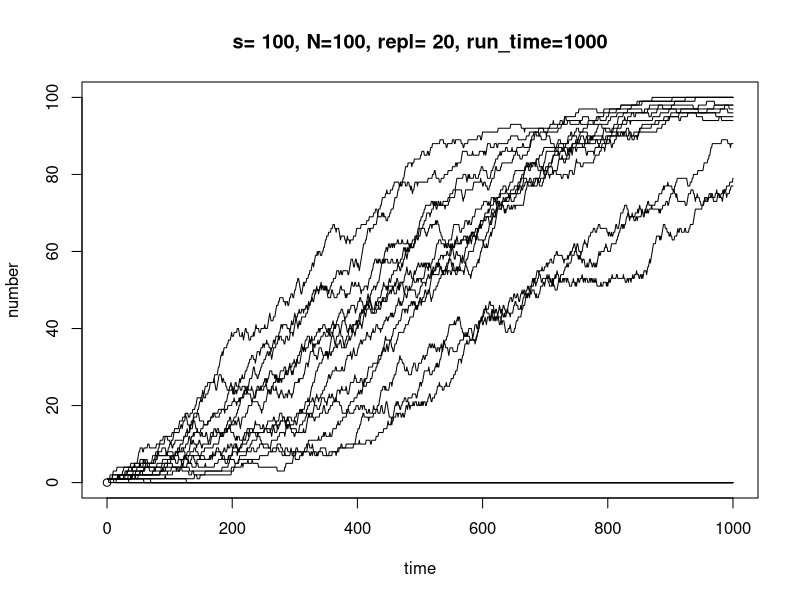
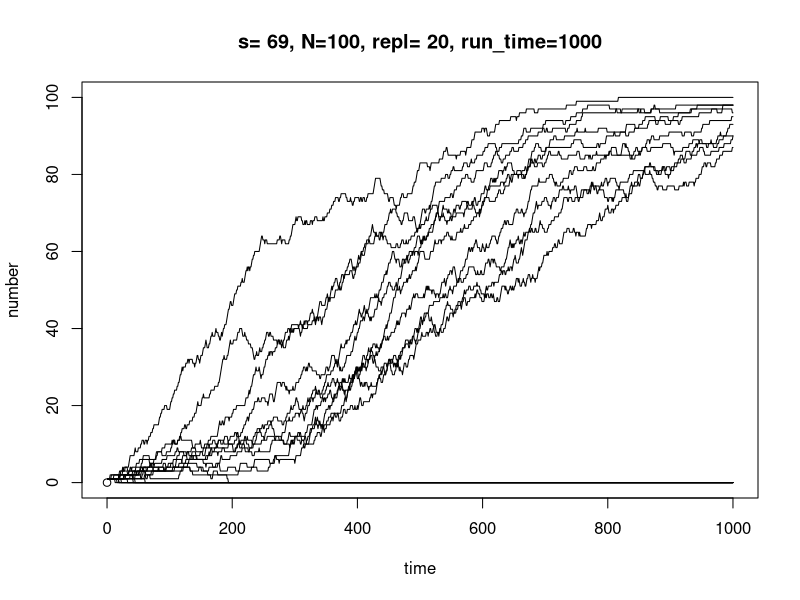
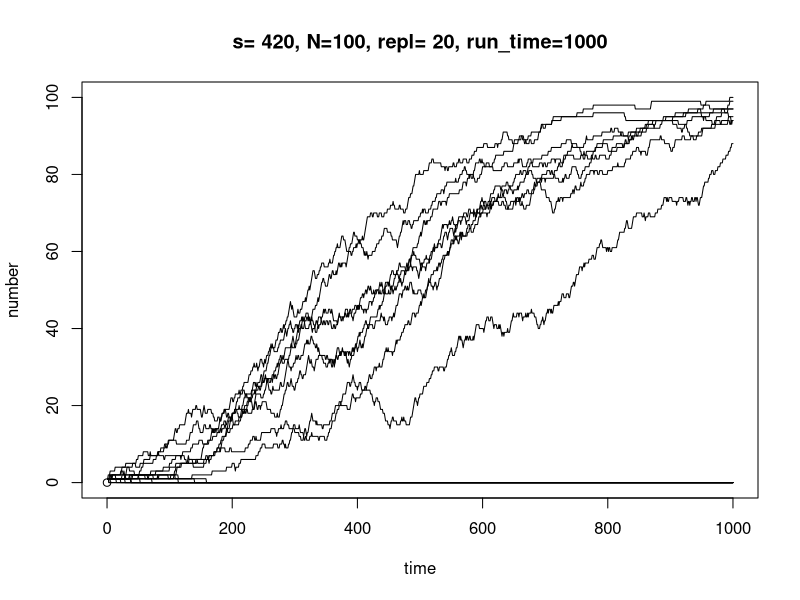

R code for these plots, in order:
## ---- chunk 1
transition <- matrix(c(0.4,0.3,0.3,
                       0.0,0.1,0.9,
                       0.1,0.4,0.5), nrow = 3, ncol = 3, byrow = TRUE)

names <- c("Aurora Pizza", "Pizza Boy", "Pizza Company")
rownames(transition) <- names
colnames(transition) <- names
print(transition)
## ---- chunk 2
time_frames <- c(1,2,10,20)

for (i in time_frames){
    customer_distribution <- c(200,300,100)
    for (j in 1:i) {
        customer_distribution <- customer_distribution %*% transition
    }
    cat("Customer distrinbution after", i, "months",customer_distribution,"\n", sep = " ")
}
## ---- chunk 3
#Urn-model#
N <- 100 #number of balls
s <- 2 #weight of white balls

balls <- rep(0,N)
balls[1] <- 1 #start with one white ball

########################################
# Define the function draw and replace #
########################################

draw_and_replace <- function(balls){
  # Random deletion
  balls <- balls[-sample(length(balls),1)]
  # Weighted duplication
  prob_weights <- balls
  prob_weights[prob_weights == 1] <- s
  prob_weights[prob_weights == 0] <- 1
  selected_ball <- sample(balls, 1, prob = prob_weights)
  balls <- c(balls, selected_ball)
  return(balls)
}

### Try out ###
balls <- draw_and_replace(balls)  
print(balls)
## ---- chunk 4
draw_trajectory <- function(repl=20, run_time=1e3, s=2, N=100){
  trajectory <- rep(0,run_time)
  plot(0,0,xlim=c(0,run_time),ylim=c(0,N),xlab="time",ylab="number",main=paste0("s= ",s,", N=",N,", repl= ",repl,", run_time=",run_time,sep=""))
  for (it in 1:repl) {
    balls <- rep(0,N)
    balls[1] <- 1
    
    for (tm in 1:run_time) {
      trajectory[tm] <- sum(balls)
      balls <- draw_and_replace(balls)
    }
    
    points(1:run_time,trajectory,type="l")
  }
}

draw_trajectory(repl=20, run_time=1e3, s=100, N=100)
draw_trajectory(repl=20, run_time=1e3, s=69, N=100)
draw_trajectory(repl=20, run_time=1e3, s=420, N=100)
